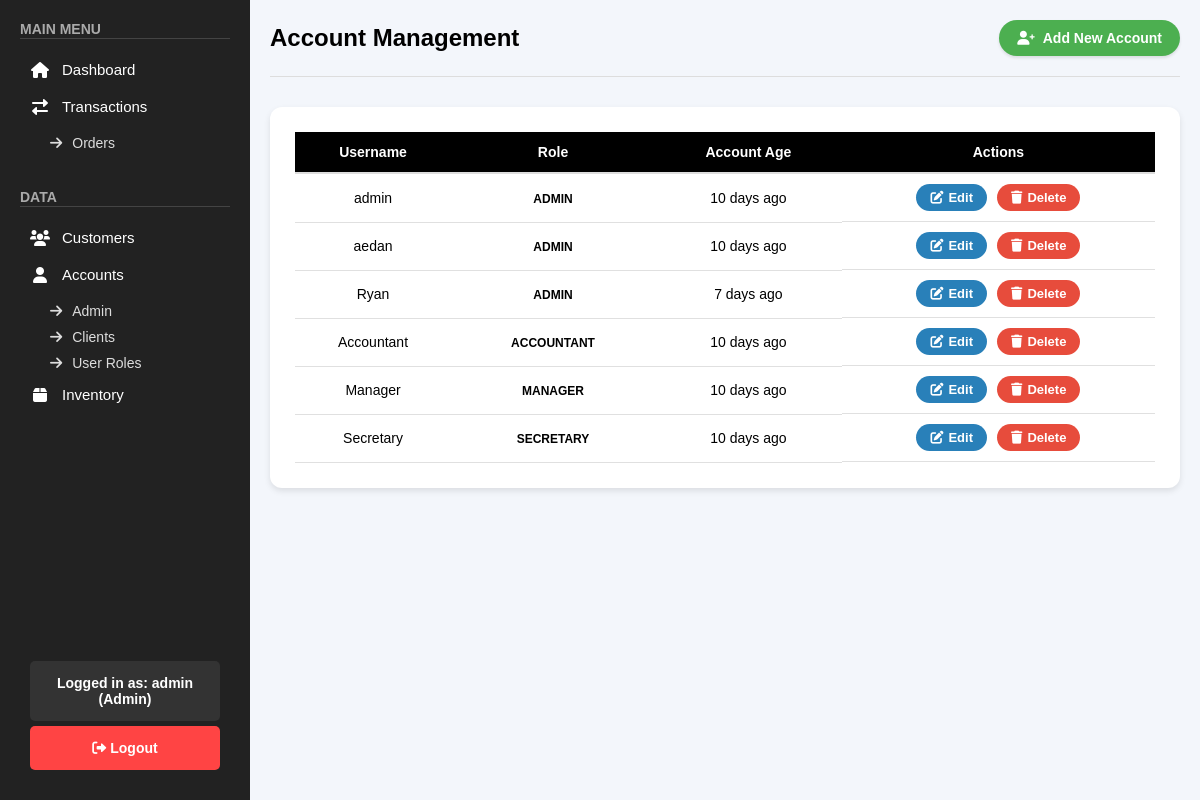
Page /public/pages/accounts.php (signed in) on the committed database.
### tables this page shows
CREATE TABLE `accounts` (
  `id` int(11) NOT NULL,
  `username` varchar(50) NOT NULL,
  `password` varchar(255) NOT NULL,
  `created_at` timestamp NOT NULL DEFAULT current_timestamp(),
  `role` varchar(255) DEFAULT NULL
);

### public/pages/accounts.php (the view, shortened to what this page needs)
<?php
include "../../backend/check_role.php";
$sql = "SELECT id, username, role, created_at FROM accounts ORDER BY FIELD(role, 'Admin') DESC, role ASC, username ASC";
$result = $conn->query($sql);
?>
<!DOCTYPE html>
<html lang="en">
<head>
    <link rel="stylesheet" href="/top_exchange/public/css/accounts.css">
    <link rel="stylesheet" href="/top_exchange/public/css/sidebar.css">
    <link rel="stylesheet" href="https://cdnjs.cloudflare.com/ajax/libs/font-awesome/6.0.0/css/all.min.css">
    <link rel="stylesheet" href="https://cdnjs.cloudflare.com/ajax/libs/toastr.js/latest/toastr.min.css">
</head>
<body>
    <?php include '../sidebar.php'; ?>
    <div class="main-content">
        <div class="accounts-header">
            <h1>Account Management</h1>
            <button onclick="openAddAccountForm()" class="add-account-btn">
                <i class="fas fa-user-plus"></i> Add New Account
            </button>
        </div>
        <div class="accounts-table-container">
            <table class="accounts-table">
                <thead>
                    <tr>
                        <th>Username</th>
                        <th>Role</th>
                        <th>Account Age</th>
                        <th>Actions</th>
                    </tr>
                </thead>
                <tbody>
                    <?php if ($result && $result->num_rows > 0): ?>
                        <?php while ($row = $result->fetch_assoc()):
                            $created_at = new DateTime($row['created_at']);
                            $now = new DateTime();
                            $diff = $created_at->diff($now);
                            if ($diff->y > 0) {
                                $account_age = $diff->y . " year" . ($diff->y > 1 ? "s" : "") . " ago";
                            } elseif ($diff->m > 0) {
                                $account_age = $diff->m . " month" . ($diff->m > 1 ? "s" : "") . " ago";
                            } elseif ($diff->d > 0) {
                                $account_age = $diff->d . " day" . ($diff->d > 1 ? "s" : "") . " ago";
                            } else {
                                $account_age = "Just now";
                            }
                        ?>
                            <tr>
                                <td><?= htmlspecialchars($row['username']) ?></td>
                                <td>
                                    <?php
                                    $role = ucfirst($row['role']);
                                    echo "<span class='role-label role-$row[role]'>$role</span>";
                                    ?>
                                </td>
                                <td><?= $account_age ?></td>
                                <td class="action-buttons">
                                    <button class="edit-btn" onclick="openEditAccountForm(<?= $row['id'] ?>, '<?= htmlspecialchars($row['username']) ?>', '<?= $row['role'] ?>')">
                                        <i class="fas fa-edit"></i> Edit
                                    </button>
                                    <button class="delete-btn" onclick="openDeleteModal(<?= $row['id'] ?>, '<?= htmlspecialchars($row['username']) ?>')">
                                        <i class="fas fa-trash"></i> Delete
                                    </button>
                                </td>
                            </tr>
                        <?php endwhile; ?>
                    <?php else: ?>
                        <tr>
                            <td colspan="5" class="no-accounts">No accounts found.</td>
                        </tr>
                    <?php endif; ?>
                </tbody>
            </table>
        </div>
    </div>
</body>
</html>

### public/css/accounts.css (style rules this page uses)
body { font-family: Arial, sans-serif; background-color: #f3f6fb; margin: 0; box-sizing: border-box; }
.accounts-header { display: flex; justify-content: space-between; align-items: center; margin-bottom: 30px; padding-bottom: 20px; border-bottom: 1px solid #ddd; }
.accounts-header h1 { font-size: 24px; font-weight: bold; display: flex; align-items: center; gap: 12px; }
.add-account-btn { padding: 10px 18px; font-size: 14px; border: none; font-weight: bold; color: white; background-color: #4CAF50; border-radius: 20px; text-decoration: none; transition: 0.3s; display: flex; align-items: center; gap: 8px; box-shadow: 0px 2px 3px rgba(0, 0, 0, 0.1); }
.accounts-table-container { background-color: #ffffff; padding: 25px; border-radius: 12px; box-shadow: 0px 3px 6px rgba(0, 0, 0, 0.1); }
.accounts-table { width: 100%; border-collapse: collapse; font-size: 14px; }
.accounts-table th { background-color: black; color: white; font-weight: bold; padding: 12px; text-align: center; border-bottom: 2px solid #ddd; }
.accounts-table td { padding: 10px; text-align: center; border-bottom: 1px solid #e0e0e0; }
.action-buttons { display: flex; justify-content: center; gap: 10px; }
.edit-btn, .delete-btn { padding: 6px 14px; font-size: 13px; font-weight: 600; border-radius: 20px; text-decoration: none; transition: background-color 0.3s; display: flex; align-items: center; gap: 5px; border: none; }
.edit-btn { background-color: #2980b9; color: white; }
.delete-btn { background-color: #e74c3c; color: white; }
.role-label { font-weight: bold; padding: 4px 8px; border-radius: 12px; font-size: 12px; text-transform: uppercase; }

### public/css/sidebar.css (style rules this page uses)
* { margin: 0; padding: 0; box-sizing: border-box; font-family: Arial, sans-serif; text-decoration: none; }
.main-content { margin-left: 250px; padding: 20px; }

### rows in the picture
accounts: username "admin", role "ADMIN"
accounts: username "aedan", role "ADMIN"
accounts: username "Ryan", role "ADMIN"
accounts: username "Accountant", role "ACCOUNTANT"
accounts: username "Manager", role "MANAGER"
accounts: username "Secretary", role "SECRETARY"

### other values in the picture
$_SESSION['username'] "admin"
$role "Admin"
